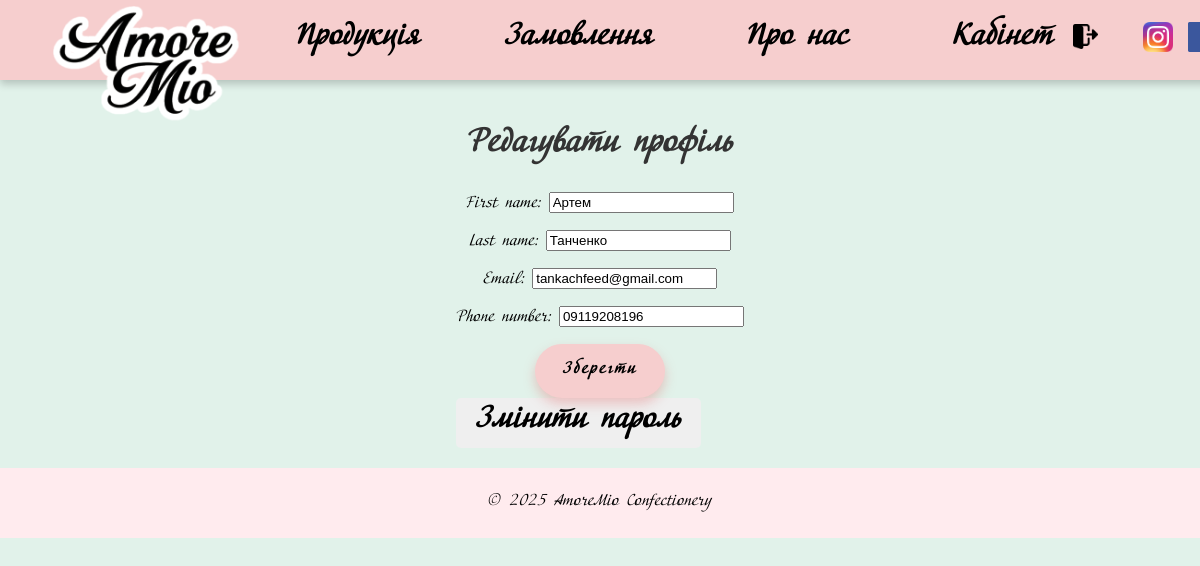
/profile/edit/ (signed in), run on the app's committed database.
### orders/models.py (models this page shows)
class CustomUser(AbstractUser):
    real_name = models.CharField(max_length=255, blank=True, null=True)
    phone_number = models.CharField(max_length=15, blank=True, null=True)
    address = models.CharField(max_length=255, blank=True, null=True)

### orders/views.py (the view)
# urls.py: path('profile/edit/', edit_profile, name='edit_profile'),
@login_required
def edit_profile(request):
    if request.method == 'POST':
        form = EditProfileForm(request.POST, instance=request.user)
        if form.is_valid():
            form.save()
            messages.success(request, 'Профіль успішно оновлено.')
            return redirect('user_profile')
    else:
        form = EditProfileForm(instance=request.user)
    return render(request, 'orders/edit_profile.html', {'form': form})

### orders/forms.py (shortened to what this page needs)
class EditProfileForm(forms.ModelForm):
    first_name = forms.CharField(max_length=30, required=True)
    last_name = forms.CharField(max_length=30, required=True)
    phone_number = forms.CharField(max_length=15, required=True)
    email = forms.EmailField(required=True)
    class Meta:
        model = CustomUser
        fields = ['first_name', 'last_name', 'email', 'phone_number']

### orders/context_processors.py (called while the page is built)
def navbar_data(request):
    types = Type.objects.all()
    return {"product_types": types}

### orders/templates/orders/edit_profile.html (shortened to what this page needs)
{% extends 'orders/base.html' %}
{% block content %}
    <div class="container" style="margin-top: 80px;">
    <h2>Редагувати профіль</h2>
    <form method="post">
        {{ form.as_p }}
        <button type="submit" class="btn-submit" id="save-button" disabled>Зберегти</button>
    </form>
    <button class="btn" id="show-password-form">Змінити пароль</button>
    </div>
{% endblock %}

### static/orders/style.css (style rules this page uses)
.container { width: 80%; margin: 0 auto; text-align: center; padding-top: 20px; }
h2 { font-size: 32px !important; color: #333 !important; }
.btn-submit { font-family: 'Waltograph', Arial, sans-serif; text-decoration: none; background-color: #f6cece; color: #000; font-size: 16px; padding: 18px 28px; border-radius: 50px; cursor: pointer; font-weight: bold; transition: all 0.3s ease; box-shadow: 0px 6px 12px rgba(228, 124, 124, 0.4); letter-spacing: 2px; display: inline-block; border: none; outline: none; }

### data on the page
CustomUser: first_name "Артем", last_name "Танченко", email "tankachfeed@gmail.com", phone_number "09119208196"
